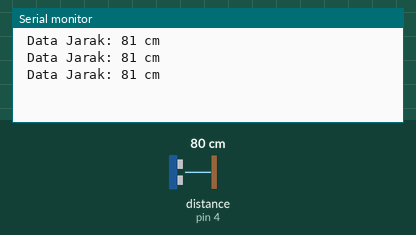
A sketch run on a simulated Arduino Uno, built with avr-gcc and run on an emulated ATmega328P. On the bench: the last lines printed to the serial monitor. Inputs (shaded band) come from the test bench; at power-on: distance to the obstacle (sensor on pin 4) 80 cm. The echo pulse lasts 58.3 µs per cm.

Above: at 1.3 s.
1.4 s: distance to the obstacle (sensor on pin 4) set to 2 cm
At 1.9 s:
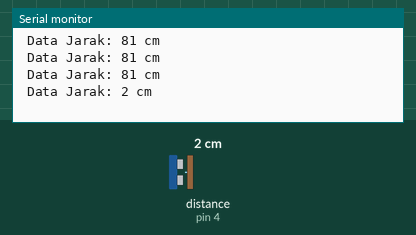
2.9 s: distance to the obstacle (sensor on pin 4) set to 4 cm
At 3.4 s:
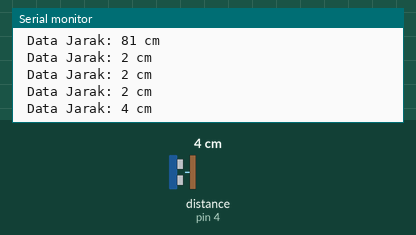
Timing chart, 0 to 5.9 s (numbered marks = the images above; inputs shaded):
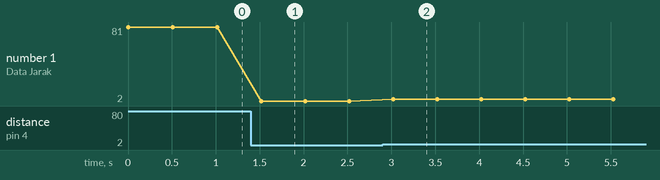

Measured:
- after the input at 1.4 s, the serial monitor: prints a new line after 0.12 s (image 1)
- after the input at 2.9 s, the serial monitor: prints a new line after 0.12 s (image 2)
- plotted number 1: 81 → 2 after the input at 1.4 s, 2 → 4 after the input at 2.9 s

The sketch:

6._SENSOR_JARAK.ino
```cpp
#include<NewPing.h>

//INISIAL
int triger = 5;
int echo = 4;
int batas = 400;

NewPing cm(triger,echo,batas);

void setup() {
  // BACA SENSOR
  Serial.begin(115200);

}

void loop() {
  int bacaJarak=cm.ping_cm();

  //PRINT TO SERIAL
  Serial.print(" Data Jarak: ");
  Serial.print(bacaJarak);
  Serial.print(" cm ");
  Serial.println();
  delay(500);

}
```
